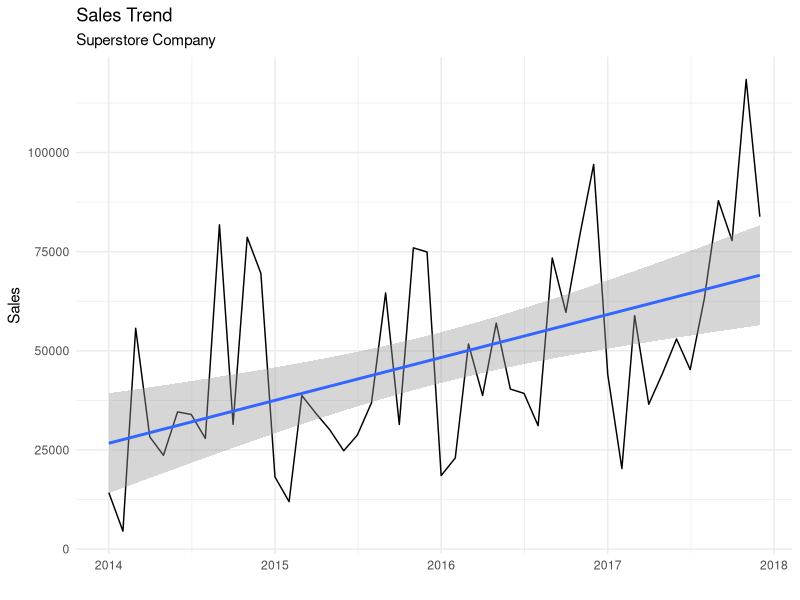
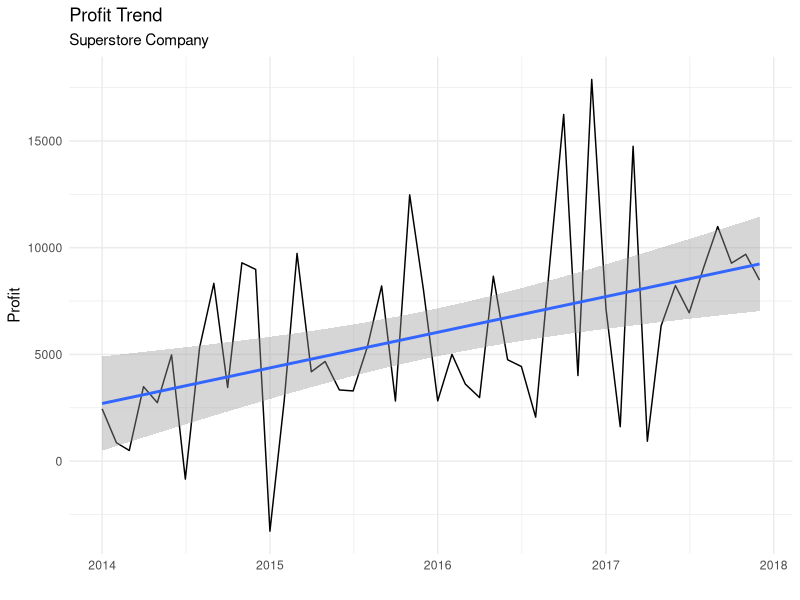
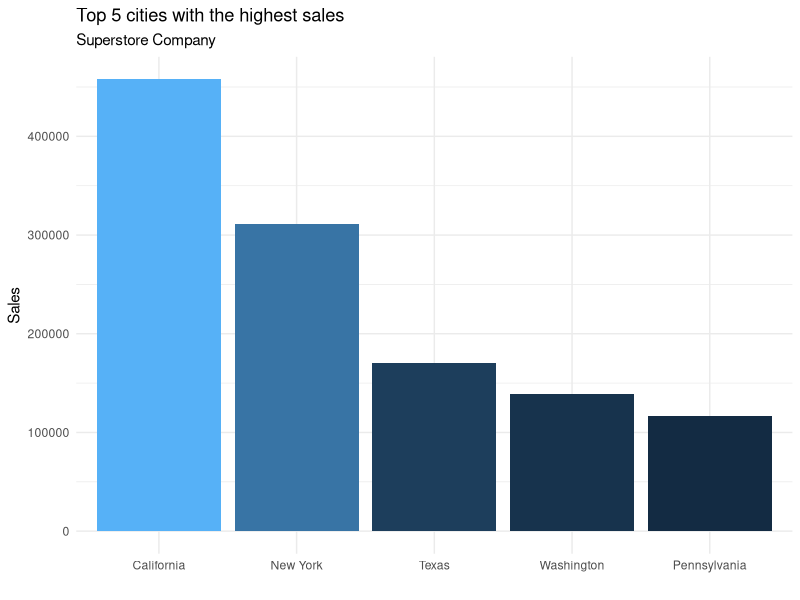
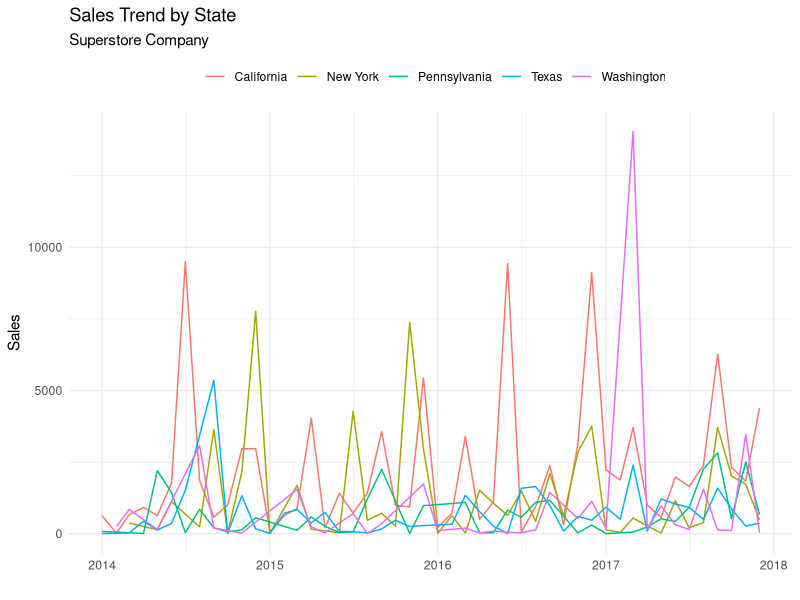
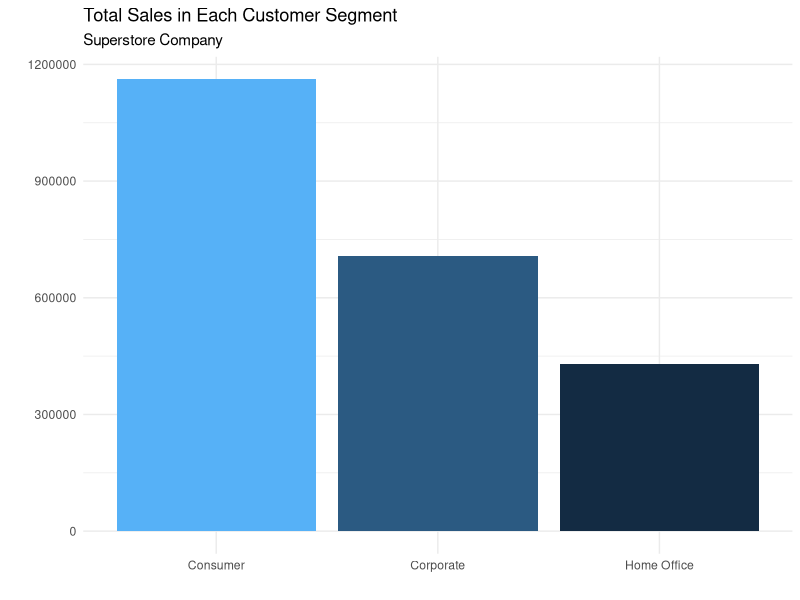
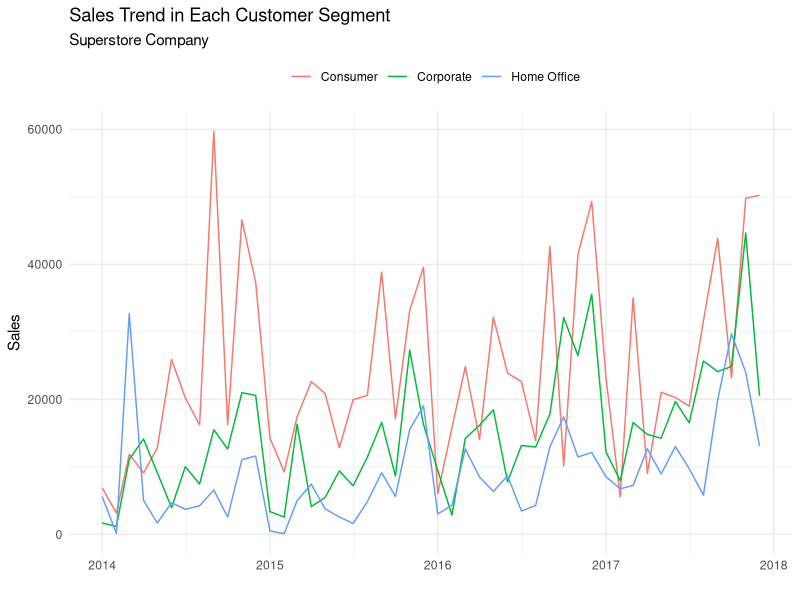
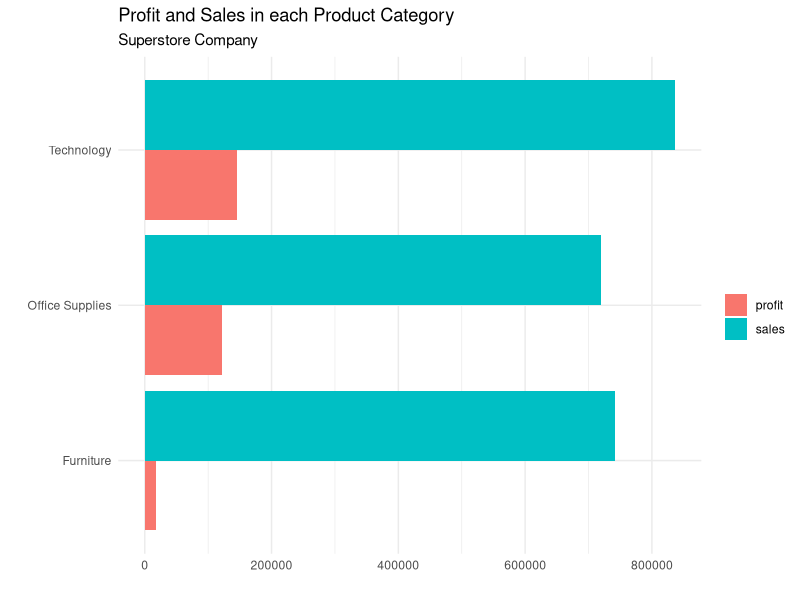

The R script that drew these images, in order:
## ---- chunk 1
knitr::opts_chunk$set(
  dev = "png",
  dev.args = list(type = "cairo-png"),
  fig.height = 5,
  fig.width = 9,
  tidy = "styler", tidy.opts = list(strict = FALSE),
  fig.align = "center"
)
options(scipen = 10000)
set.seed(1234)
## ---- chunk 2
# Load packages
library("readxl")
library("ggplot2")
library("dplyr")
library("lubridate")
library("tidyr")
library("scales")
## ---- chunk 3
# Load data
data <- read_xls("data/Superstore.xls")
## ---- chunk 4
# Show the first 6 rows of data
head(data)
## ---- chunk 5
# Visualize sales trend
data %>%
  select(order_date, sales) %>%
  mutate(order_month = floor_date(order_date, "month")) %>%
  group_by(order_month) %>%
  mutate(monthly_sales = sum(sales)) %>%
  ungroup() %>%
  select(order_month, monthly_sales) %>%
  distinct() %>%
  ggplot(aes(x = order_month, y = monthly_sales)) +
  geom_line() +
  geom_smooth(method = "lm") +
  labs(
    title = "Sales Trend",
    subtitle = "Superstore Company",
    x = "",
    y = "Sales"
  ) +
  theme_minimal()
## ---- chunk 6
# Visualize sales trend
data %>%
  select(order_date, profit) %>%
  mutate(order_month = floor_date(order_date, "month")) %>%
  group_by(order_month) %>%
  mutate(monthly_profit = sum(profit)) %>%
  ungroup() %>%
  select(order_month, monthly_profit) %>%
  distinct() %>%
  ggplot(aes(x = order_month, y = monthly_profit)) +
  geom_line() +
  geom_smooth(method = "lm") +
  labs(
    title = "Profit Trend",
    subtitle = "Superstore Company",
    x = "",
    y = "Profit"
  ) +
  theme_minimal()
## ---- chunk 7
# Visualize city with highes sales
data %>%
  select(sales, state) %>%
  group_by(state) %>%
  mutate(state_sales = sum(sales)) %>%
  ungroup() %>%
  select(state, state_sales) %>%
  distinct() %>%
  arrange(desc(state_sales)) %>%
  slice_head(n = 5) %>%
  ggplot(aes(x = reorder(state, -state_sales), y = state_sales, fill = state_sales)) +
  geom_col() +
  labs(
    title = "Top 5 cities with the highest sales",
    subtitle = "Superstore Company",
    x = "",
    y = "Sales"
  ) +
  theme_minimal() +
  theme(legend.position = "none")
## ---- chunk 8
# Visualize sales trend by State
data %>%
  select(order_date, sales, state) %>%
  filter(state == c(
    "California",
    "New York",
    "Texas",
    "Washington",
    "Pennsylvania"
  )) %>%
  mutate(order_month = floor_date(order_date, "month")) %>%
  group_by(order_month, state) %>%
  mutate(monthly_sales = sum(sales)) %>%
  ungroup() %>%
  select(order_month, monthly_sales, state) %>%
  distinct() %>%
  ggplot(aes(x = order_month, y = monthly_sales, color = state)) +
  geom_line() +
  labs(
    title = "Sales Trend by State",
    subtitle = "Superstore Company",
    x = "",
    y = "Sales",
    color = ""
  ) +
  theme_minimal() +
  theme(legend.position = "top")
## ---- chunk 9
# Visualize segement that has highest sales
data %>%
  select(sales, segment, profit) %>%
  group_by(segment) %>%
  mutate(sales = sum(sales)) %>%
  ungroup() %>%
  select(segment, sales) %>%
  distinct() %>%
  ggplot(aes(x = segment, y = sales, fill = sales)) +
  geom_col() +
  labs(
    title = "Total Sales in Each Customer Segment",
    subtitle = "Superstore Company",
    x = "",
    y = "",
    fill = ""
  ) +
  theme_minimal() +
  theme(legend.position = "none")
## ---- chunk 10
# Sales trend in each segement
data %>%
  select(order_date, sales, segment) %>%
  mutate(order_month = floor_date(order_date, "month")) %>%
  group_by(order_month, segment) %>%
  mutate(monthly_sales = sum(sales)) %>%
  ungroup() %>%
  select(order_month, monthly_sales, segment) %>%
  distinct() %>%
  ggplot(aes(x = order_month, y = monthly_sales, color = segment)) +
  geom_line() +
  labs(
    title = "Sales Trend in Each Customer Segment",
    subtitle = "Superstore Company",
    x = "",
    y = "Sales",
    color = ""
  ) +
  theme_minimal() +
  theme(legend.position = "top")
## ---- chunk 11
# Visualize the most sold and the most profitable product categories
data %>%
  select(sales, category, profit) %>%
  group_by(category) %>%
  mutate(sales = sum(sales)) %>%
  mutate(profit = sum(profit)) %>%
  ungroup() %>%
  select(category, profit, sales) %>%
  distinct() %>%
  pivot_longer(c(sales, profit), names_to = "type", values_to = "value") %>%
  ggplot(aes(x = category, y = value, fill = type)) +
  geom_col(position = "dodge") +
  labs(
    title = "Profit and Sales in each Product Category",
    subtitle = "Superstore Company",
    x = "",
    y = "",
    fill = ""
  ) +
  coord_flip() +
  theme_minimal() +
  theme(legend.position = "right")
